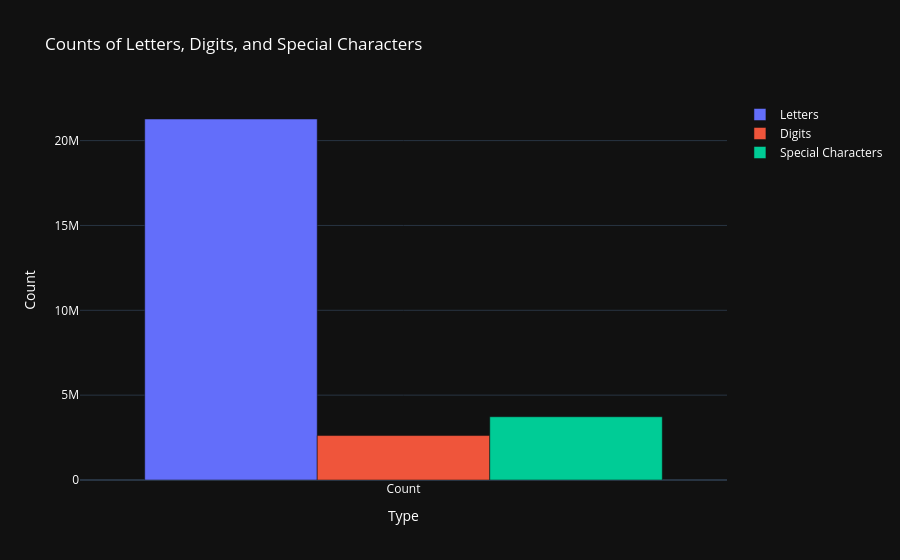

Source (notebook cell):
### Code cell
# Create a DataFrame with the sum of each column
counts = urls_data[['letters_count', 'digits_count', 'special_chars_count']].sum()

# Create a bar chart for the counts of letters, digits, and special characters
fig = go.Figure(data=[
    go.Bar(name='Letters', x=['Count'], y=[counts['letters_count']]),
    go.Bar(name='Digits', x=['Count'], y=[counts['digits_count']]),
    go.Bar(name='Special Characters', x=['Count'], y=[counts['special_chars_count']])
])

fig.update_layout(title='Counts of Letters, Digits, and Special Characters',
                  xaxis_title='Type',
                  yaxis_title='Count',
                  barmode='group',
                  template='plotly_dark',
                  font=dict(color='white'))

fig.show()

### Figure 1 — Plotly figure (JSON) as saved in the notebook; plotly's stock layout.template omitted (floating-point values rounded to 4 significant figures)
{"data": [{"name": "Letters", "type": "bar", "x": ["Count"], "y": [21273384]}, {"name": "Digits", "type": "bar", "x": ["Count"], "y": [2618516]}, {"name": "Special Characters", "type": "bar", "x": ["Count"], "y": [3727748]}], "layout": {"barmode": "group", "font": {"color": "white"}, "title": {"text": "Counts of Letters, Digits, and Special Characters"}, "xaxis": {"title": {"text": "Type"}}, "yaxis": {"title": {"text": "Count"}}}}
